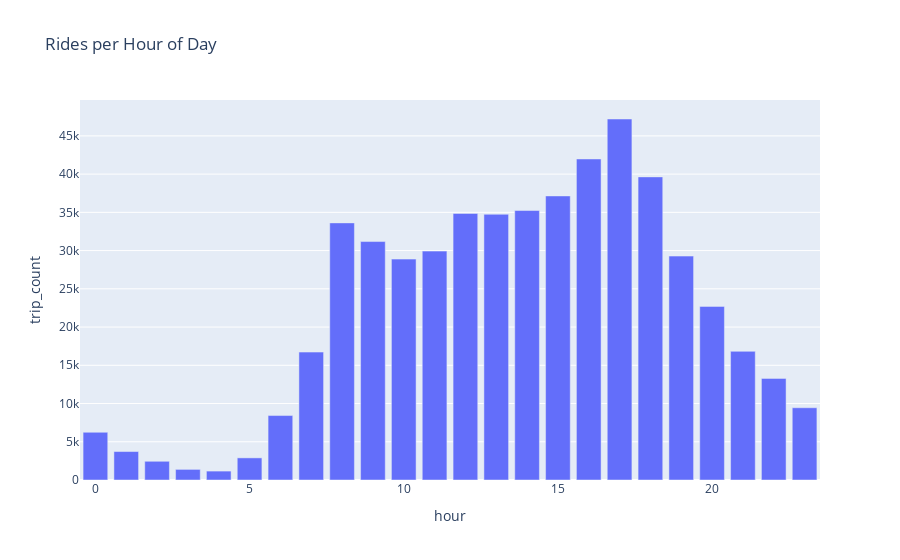

Here is the notebook cell this chart was saved with:
### Markdown cell above
Hourly Exploration

### Code cell
rides_per_hour = df.groupby('hour').size().reset_index(name='trip_count')
px.bar(rides_per_hour, x='hour', y='trip_count', title='Rides per Hour of Day')

### Figure 1 — Plotly figure (JSON) as saved in the notebook; plotly's stock layout.template omitted (floating-point values rounded to 4 significant figures)
{"data": [{"hovertemplate": "hour=%{x}<br>trip_count=%{y}<extra></extra>", "legendgroup": "", "marker": {"color": "#636efa", "pattern": {"shape": ""}}, "name": "", "orientation": "v", "showlegend": false, "textposition": "auto", "type": "bar", "x": [0, 1, 2, 3, 4, 5, 6, 7, 8, 9, 10, 11, 12, 13, 14, 15, 16, 17, 18, 19, 20, 21, 22, 23], "xaxis": "x", "y": [6240, 3722, 2448, 1388, 1165, 2892, 8426, 16728, 33623, 31181, 28884, 29930, 34853, 34749, 35239, 37147, 41980, 47207, 39637, 29280, 22702, 16825, 13287, 9446], "yaxis": "y"}], "layout": {"barmode": "relative", "legend": {"tracegroupgap": 0}, "title": {"text": "Rides per Hour of Day"}, "xaxis": {"anchor": "y", "domain": [0, 1], "title": {"text": "hour"}}, "yaxis": {"anchor": "x", "domain": [0, 1], "title": {"text": "trip_count"}}}}
